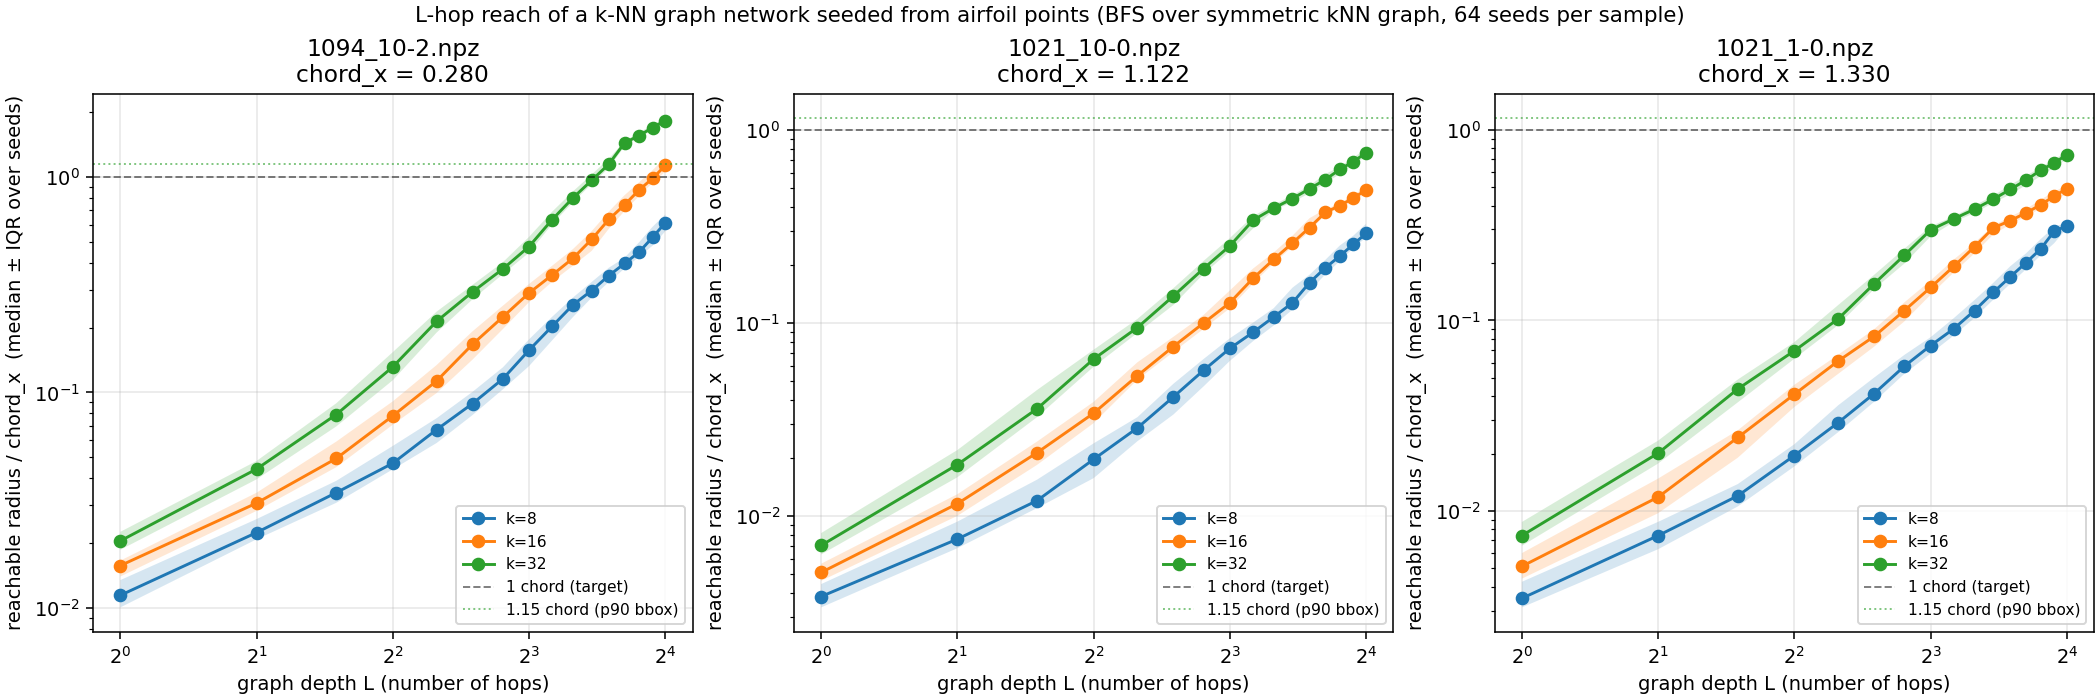

Source code (Python):
"""How far does an L-hop graph network reach on the actual point cloud?

For each of several samples (1 / 2 / 3 airfoil), build a k-NN graph in 3D
(k ∈ {8, 16, 32}), seed BFS from airfoil points, and measure the Euclidean
radius reached after L = 1, 2, 4, 8 hops. Express the result in chord lengths.

This translates the "8-layer graph net" description into a coverage statement.
"""
from glob import glob
from pathlib import Path

import matplotlib.pyplot as plt
import numpy as np
from scipy.sparse import csr_matrix
from scipy.spatial import cKDTree

OUT = Path("/home/paul/gitrepos/iclr-2026-gram/analyze/receptive_field_physics")
DATA = "/home/paul/scratch/gram-competition/warped-ifw"

K_VALUES = (8, 16, 32)
L_VALUES = (1, 2, 4, 8, 16)
N_SEEDS = 64  # seed BFS from this many random airfoil points


def hop_reach(pos: np.ndarray, seeds: np.ndarray, adj: csr_matrix, max_L: int) -> np.ndarray:
    """For each seed, return the max Euclidean distance reached after each L in 1..max_L."""
    n = pos.shape[0]
    n_seeds = len(seeds)
    # boolean (n_seeds, n) reachability — start with the seed bit
    reached = np.zeros((n_seeds, n), dtype=bool)
    for i, s in enumerate(seeds):
        reached[i, s] = True
    out = np.zeros((n_seeds, max_L))
    cur = reached.copy()
    for L in range(1, max_L + 1):
        # expand one hop: cur = cur OR (cur @ adj)
        # use sparse-matrix multiplication on float and re-threshold
        cur = (cur.astype(np.uint8) @ adj.astype(np.uint8)) > 0
        cur = cur | reached
        reached = cur
        for i, s in enumerate(seeds):
            pts = pos[reached[i]]
            d = np.linalg.norm(pts - pos[s], axis=1)
            out[i, L - 1] = d.max()
    return out  # (n_seeds, max_L)


def analyze_sample(path: str, ax):
    d = np.load(path)
    pos = d["pos"].astype(np.float32)
    af = d["idcs_airfoil"]
    chord_x = pos[af, 0].max() - pos[af, 0].min()
    tree = cKDTree(pos)

    rng = np.random.default_rng(0)
    seeds = rng.choice(af, size=N_SEEDS, replace=False)

    for k in K_VALUES:
        _, nn_idx = tree.query(pos, k=k + 1)  # includes self at column 0
        nn_idx = nn_idx[:, 1:]
        n = pos.shape[0]
        rows = np.repeat(np.arange(n), k)
        cols = nn_idx.reshape(-1)
        # symmetrize so messages can flow both ways (typical for GNNs)
        data = np.ones(rows.size, dtype=np.uint8)
        adj = csr_matrix((data, (rows, cols)), shape=(n, n))
        adj = adj.maximum(adj.T)

        reach = hop_reach(pos, seeds, adj, max_L=max(L_VALUES))
        # median, p25, p75 across seeds
        med = np.median(reach, axis=0)
        lo = np.percentile(reach, 25, axis=0)
        hi = np.percentile(reach, 75, axis=0)
        Ls = np.arange(1, reach.shape[1] + 1)
        ax.plot(Ls, med / chord_x, label=f"k={k}", marker="o")
        ax.fill_between(Ls, lo / chord_x, hi / chord_x, alpha=0.18)

    ax.axhline(1.0, color="k", ls="--", lw=1, alpha=0.5, label="1 chord (target)")
    ax.axhline(1.15, color="tab:green", ls=":", lw=1, alpha=0.6, label="1.15 chord (p90 bbox)")
    ax.set_xscale("log", base=2)
    ax.set_yscale("log")
    ax.set_xlabel("graph depth L (number of hops)")
    ax.set_ylabel("reachable radius / chord_x  (median ± IQR over seeds)")
    ax.set_title(f"{Path(path).name}\nchord_x = {chord_x:.3f}")
    ax.grid(alpha=0.3)
    ax.legend(fontsize=8)


def main():
    samples = [
        f"{DATA}/1094_10-2.npz",
        f"{DATA}/1021_10-0.npz",
        f"{DATA}/1021_1-0.npz",
    ]
    fig, axes = plt.subplots(1, 3, figsize=(15, 5), constrained_layout=True)
    for ax, p in zip(axes, samples):
        print("analyzing", p)
        analyze_sample(p, ax)
    fig.suptitle(
        "L-hop reach of a k-NN graph network seeded from airfoil points "
        f"(BFS over symmetric kNN graph, {N_SEEDS} seeds per sample)",
        fontsize=11,
    )
    fig.savefig(OUT / "graph_hop_reach.png", dpi=140)
    plt.close(fig)
    print("Wrote", OUT / "graph_hop_reach.png")


if __name__ == "__main__":
    main()
